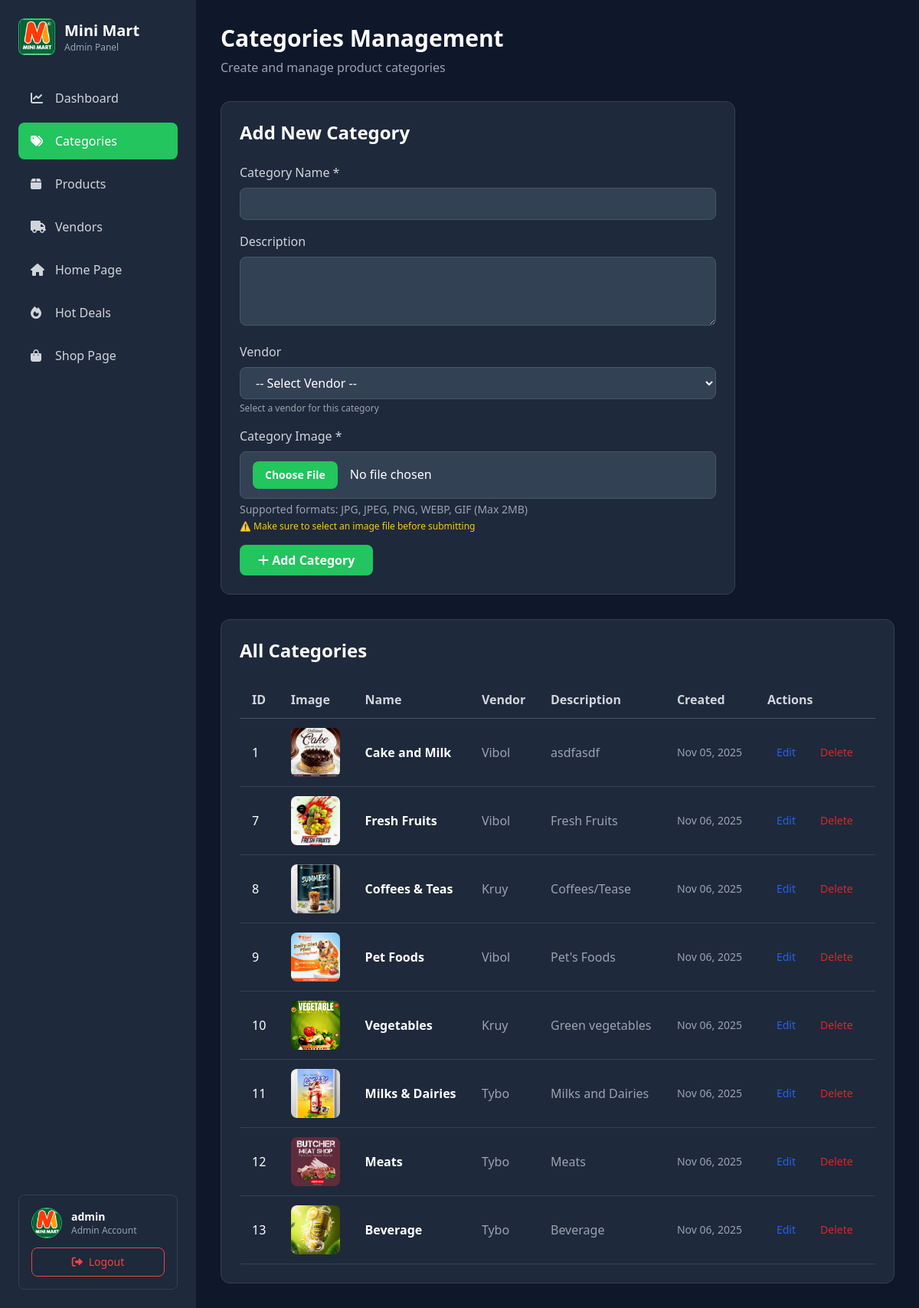
The app's page /admin-categories.php (signed in) with its own data.
### tables this page shows
CREATE TABLE `categories` (
  `id` int(11) NOT NULL,
  `name` varchar(100) NOT NULL,
  `description` text DEFAULT NULL,
  `icon` varchar(100) DEFAULT NULL,
  `created_at` timestamp NOT NULL DEFAULT current_timestamp(),
  `updated_at` timestamp NOT NULL DEFAULT current_timestamp() ON UPDATE current_timestamp(),
  `image_path` varchar(500) DEFAULT NULL,
  `vendor_id` int(11) DEFAULT NULL
);

CREATE TABLE `vendors` (
  `id` int(11) NOT NULL,
  `name` varchar(255) NOT NULL,
  `email` varchar(255) NOT NULL,
  `phone_number` varchar(50) DEFAULT NULL,
  `type_of_product` varchar(255) DEFAULT NULL,
  `location` varchar(500) DEFAULT NULL,
  `created_at` timestamp NOT NULL DEFAULT current_timestamp(),
  `updated_at` timestamp NOT NULL DEFAULT current_timestamp() ON UPDATE current_timestamp()
);

### admin-categories.php (the view, shortened to what this page needs)
<?php
include('config.php');
$createTable = "CREATE TABLE IF NOT EXISTS categories (
    id INT AUTO_INCREMENT PRIMARY KEY,
    name VARCHAR(100) NOT NULL,
    description TEXT,
    icon VARCHAR(100),
    image_path VARCHAR(500),
    created_at TIMESTAMP DEFAULT CURRENT_TIMESTAMP,
    updated_at TIMESTAMP DEFAULT CURRENT_TIMESTAMP ON UPDATE CURRENT_TIMESTAMP
)";
mysqli_query($conn, $createTable);
$edit_category = null;
$categories = mysqli_query($conn, "SELECT c.*, v.name as vendor_name
                                    FROM categories c
                                    LEFT JOIN vendors v ON c.vendor_id = v.id
                                    ORDER BY c.id ASC");
?>
<!DOCTYPE html>
<html lang="en">
<head>
    <script src="https://cdn.tailwindcss.com"></script>
    <link rel="stylesheet" href="https://cdnjs.cloudflare.com/ajax/libs/font-awesome/6.4.0/css/all.min.css">
</head>
<body class="min-h-screen text-white">
    <div class="flex">
        <aside class="sidebar w-64 min-h-screen fixed left-0 top-0 p-6">
            <div class="mb-8">
                <div class="flex items-center gap-3 mb-6">
                    <div class="w-12 h-12 rounded-lg overflow-hidden border border-green-500 bg-slate-900/60 flex items-center justify-center">
                        <img src="image/logo.webp" alt="Mini Mart Logo" class="w-full h-full object-contain">
                    </div>
                    <div>
                        <h1 class="text-xl font-bold text-white">Mini Mart</h1>
                        <p class="text-gray-400 text-xs">Admin Panel</p>
                    </div>
                </div>
            </div>
            <nav class="space-y-2">
                <a href="admin.php" class="flex items-center gap-3 px-4 py-3 rounded-lg text-gray-300 hover:text-white transition-colors">
                    <i class="fas fa-chart-line w-5"></i>
                    <span>Dashboard</span>
                </a>
                <a href="admin-categories.php" class="flex items-center gap-3 px-4 py-3 rounded-lg bg-green-500 text-white">
                    <i class="fas fa-tags w-5"></i>
                    <span>Categories</span>
                </a>
                <a href="admin-products.php" class="flex items-center gap-3 px-4 py-3 rounded-lg text-gray-300 hover:text-white transition-colors">
                    <i class="fas fa-box w-5"></i>
                    <span>Products</span>
                </a>
                <a href="admin-vendors.php" class="flex items-center gap-3 px-4 py-3 rounded-lg text-gray-300 hover:text-white transition-colors">
                    <i class="fas fa-truck w-5"></i>
                    <span>Vendors</span>
                </a>
                <a href="admin-home.php" class="flex items-center gap-3 px-4 py-3 rounded-lg text-gray-300 hover:text-white transition-colors">
                    <i class="fas fa-home w-5"></i>
                    <span>Home Page</span>
                </a>
                <a href="admin-hot-deals.php" class="flex items-center gap-3 px-4 py-3 rounded-lg text-gray-300 hover:text-white transition-colors">
                    <i class="fas fa-fire w-5"></i>
                    <span>Hot Deals</span>
                </a>
                <a href="admin-shop.php" class="flex items-center gap-3 px-4 py-3 rounded-lg text-gray-300 hover:text-white transition-colors">
                    <i class="fas fa-shopping-bag w-5"></i>
                    <span>Shop Page</span>
                </a>
            </nav>
            <div class="absolute bottom-6 left-6 right-6">
                <div class="card rounded-lg p-4">
                    <div class="flex items-center gap-3 mb-3">
                        <div class="w-10 h-10 rounded-full overflow-hidden border border-green-500 bg-slate-900 flex items-center justify-center">
                            <img src="image/logo.webp" alt="Admin Avatar" class="w-full h-full object-contain">
                        </div>
                        <div class="flex-1">
                            <p class="text-white font-semibold text-sm"><?php echo htmlspecialchars($_SESSION['admin']); ?></p>
                            <p class="text-gray-400 text-xs">Admin Account</p>
                        </div>
                    </div>
                    <a href="admin.php?logout=1" class="w-full border border-red-500 text-red-500 hover:text-red-600 hover:bg-red-500/10 py-2 rounded-lg transition-colors font-medium flex items-center justify-center gap-2 text-sm">
                        <i class="fas fa-sign-out-alt"></i>
                        <span>Logout</span>
                    </a>
                </div>
            </div>
        </aside>
        <main class="flex-1 ml-64 p-8">
            <div class="mb-8">
                <h1 class="text-3xl font-bold text-white mb-2">Categories Management</h1>
                <p class="text-gray-400">Create and manage product categories</p>
            </div>
            <div class="card rounded-xl p-6 mb-8 max-w-2xl">
                <h2 class="text-2xl font-bold text-white mb-6">
                    <?php echo $edit_category ? 'Edit Category' : 'Add New Category'; ?>
                </h2>
                <form method="POST" enctype="multipart/form-data" class="space-y-4">
                    <div>
                        <label class="block text-gray-300 mb-2">Category Name *</label>
                        <input type="text" name="name" required
                               value="<?php echo $edit_category ? htmlspecialchars($edit_category['name']) : ''; ?>"
                               class="w-full bg-slate-700 border border-slate-600 rounded-lg px-4 py-2 text-white focus:outline-none focus:border-green-500">
                    </div>
                    <div>
                        <label class="block text-gray-300 mb-2">Description</label>
                        <textarea name="description" rows="3"
                                  class="w-full bg-slate-700 border border-slate-600 rounded-lg px-4 py-2 text-white focus:outline-none focus:border-green-500"><?php echo $edit_category ? htmlspecialchars($edit_category['description']) : ''; ?></textarea>
                    </div>
                    <div>
                        <label class="block text-gray-300 mb-2">Vendor</label>
                        <select name="vendor_id"
                                class="w-full bg-slate-700 border border-slate-600 rounded-lg px-4 py-2 text-white focus:outline-none focus:border-green-500">
                            <option value="">-- Select Vendor --</option>
                        </select>
                        <p class="text-gray-400 text-xs mt-1">Select a vendor for this category</p>
                    </div>
                    <div>
                        <label class="block text-gray-300 mb-2">Category Image <?php echo $edit_category ? '' : '*'; ?></label>
                        <input type="file" name="category_image" accept="image/*" <?php echo $edit_category ? '' : 'required'; ?>
                               class="w-full bg-slate-700 border border-slate-600 rounded-lg px-4 py-3 text-white focus:outline-none focus:border-green-500 file:mr-4 file:py-2 file:px-4 file:rounded-lg file:border-0 file:text-sm file:font-semibold file:bg-green-500 file:text-white hover:file:bg-green-600">
                        <p class="text-gray-400 text-sm mt-1">Supported formats: JPG, JPEG, PNG, WEBP, GIF (Max 2MB)</p>
                        <?php if (!$edit_category): ?>
                            <p class="text-yellow-400 text-xs mt-1">⚠️ Make sure to select an image file before submitting</p>
                        <?php endif; ?>
                    </div>
                    <div class="flex gap-4">
                        <?php if ($edit_category): ?>
                            <button type="submit" name="update_category" class="bg-green-500 hover:bg-green-600 text-white px-6 py-2 rounded-lg transition-colors font-semibold">
                                <i class="fas fa-save"></i> Update Category
                            </button>
                            <a href="admin-categories.php" class="bg-gray-600 hover:bg-gray-700 text-white px-6 py-2 rounded-lg transition-colors font-semibold flex items-center">
                                Cancel
                            </a>
                        <?php else: ?>
                            <button type="submit" name="add_category" class="bg-green-500 hover:bg-green-600 text-white px-6 py-2 rounded-lg transition-colors font-semibold">
                                <i class="fas fa-plus"></i> Add Category
                            </button>
                        <?php endif; ?>
                    </div>
                </form>
            </div>
            <div class="card rounded-xl p-6">
                <h2 class="text-2xl font-bold text-white mb-6">All Categories</h2>
                <div class="overflow-x-auto">
                    <table class="w-full">
                        <thead>
                            <tr class="border-b border-slate-600">
                                <th class="text-left py-3 px-4 text-gray-300">ID</th>
                                <th class="text-left py-3 px-4 text-gray-300">Image</th>
                                <th class="text-left py-3 px-4 text-gray-300">Name</th>
                                <th class="text-left py-3 px-4 text-gray-300">Vendor</th>
                                <th class="text-left py-3 px-4 text-gray-300">Description</th>
                                <th class="text-left py-3 px-4 text-gray-300">Created</th>
                                <th class="text-left py-3 px-4 text-gray-300">Actions</th>
                            </tr>
                        </thead>
                        <tbody>
                            <?php if (mysqli_num_rows($categories) > 0): ?>
                                <?php while ($category = mysqli_fetch_assoc($categories)): ?>
                                <tr class="border-b border-slate-700 hover:bg-slate-700">
                                    <td class="py-3 px-4"><?php echo $category['id']; ?></td>
                                    <td class="py-3 px-4">
                                        <?php if ($category['image_path'] && file_exists($category['image_path'])): ?>
                                            <img src="<?php echo htmlspecialchars($category['image_path']); ?>"
                                                 alt="<?php echo htmlspecialchars($category['name']); ?>"
                                                 class="w-16 h-16 object-cover rounded-lg">
                                        <?php else: ?>
                                            <div class="w-16 h-16 bg-gray-600 rounded-lg flex items-center justify-center">
                                                <i class="fas fa-image text-gray-400 text-xl"></i>
                                            </div>
                                        <?php endif; ?>
                                    </td>
                                    <td class="py-3 px-4 font-semibold"><?php echo htmlspecialchars($category['name']); ?></td>
                                    <td class="py-3 px-4 text-gray-400">
                                        <?php echo $category['vendor_name'] ? htmlspecialchars($category['vendor_name']) : '-'; ?>
                                    </td>
                                    <td class="py-3 px-4 text-gray-400"><?php echo htmlspecialchars(substr($category['description'], 0, 50)) . (strlen($category['description']) > 50 ? '...' : ''); ?></td>
                                    <td class="py-3 px-4 text-gray-400 text-sm"><?php echo date('M d, Y', strtotime($category['created_at'])); ?></td>
                                    <td class="py-3 px-4">
                                        <div class="flex gap-2">
                                            <a href="?edit=<?php echo $category['id']; ?>" class="bg-transparent hover:bg-blue-500/20 text-blue-600 px-3 py-1 rounded text-sm transition-colors font-medium">
                                                Edit
                                            </a>
                                            <button type="button"
                                               onclick="showDeleteModal(<?php echo $category['id']; ?>, '<?php echo addslashes($category['name']); ?>')"
                                               class="bg-transparent hover:bg-red-500/20 text-red-600 px-3 py-1 rounded text-sm transition-colors font-medium">
                                                Delete
                                            </button>
                                        </div>
                                    </td>
                                </tr>
                                <?php endwhile; ?>
                            <?php else: ?>
                                <tr>
                                    <td colspan="7" class="py-8 text-center text-gray-400">No categories found. Add your first category above.</td>
                                </tr>
                            <?php endif; ?>
                        </tbody>
                    </table>
                </div>
            </div>
        </main>
    </div>
</body>
</html>

### admin-categories.php (style rules this page uses)
body { background-color: #0F172A; }
.sidebar { background-color: #1E293B; }
.card { background-color: #1E293B; border: 1px solid #334155; }

### records on screen
categories: id "1", image_path (picture), name "Cake and Milk", vendor.name "Vibol", description "asdfasdf", created_at "Nov 05, 2025"
categories: id "7", image_path (picture), name "Fresh Fruits", vendor.name "Vibol", description "Fresh Fruits", created_at "Nov 06, 2025"
categories: id "8", image_path (picture), name "Coffees & Teas", vendor.name "Kruy", description "Coffees/Tease", created_at "Nov 06, 2025"
categories: id "9", image_path (picture), name "Pet Foods", vendor.name "Vibol", description "Pet's Foods", created_at "Nov 06, 2025"
categories: id "10", image_path (picture), name "Vegetables", vendor.name "Kruy", description "Green vegetables", created_at "Nov 06, 2025"
categories: id "11", image_path (picture), name "Milks & Dairies", vendor.name "Tybo", description "Milks and Dairies", created_at "Nov 06, 2025"
categories: id "12", image_path (picture), name "Meats", vendor.name "Tybo", description "Meats", created_at "Nov 06, 2025"
categories: id "13", image_path (picture), name "Beverage", vendor.name "Tybo", description "Beverage", created_at "Nov 06, 2025"

### other values on screen
$_SESSION['admin'] "admin"
